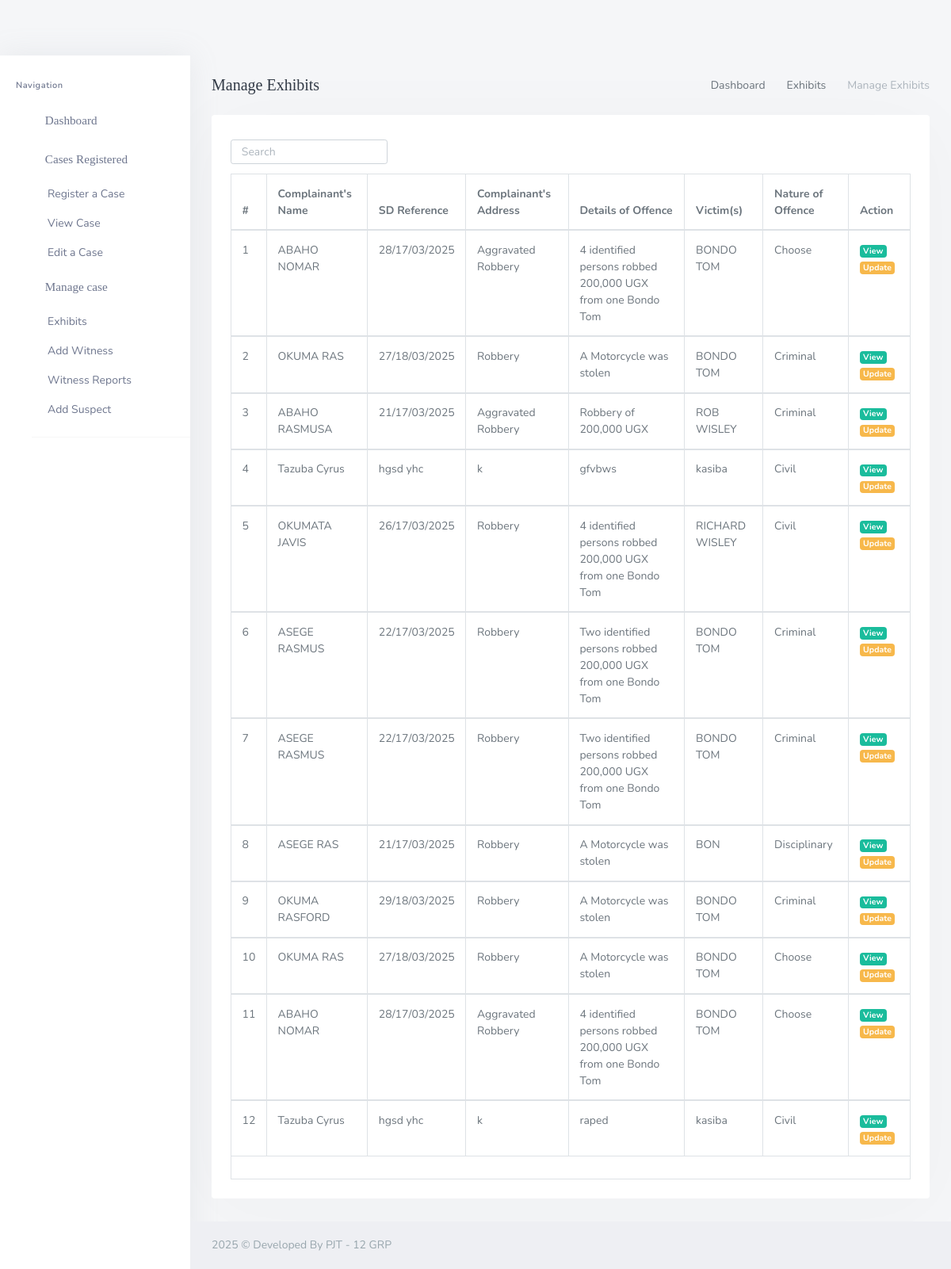
The page /backend/staff/his_staff_manage_xbt.php on the database its author committed.
### tables this page shows
CREATE TABLE `his_exhibit` (
  `xbt_id` int(200) NOT NULL,
  `xbt_compt_name` varchar(200) DEFAULT NULL,
  `xbt_victim` varchar(200) DEFAULT NULL,
  `xbt_sd_ref` varchar(200) DEFAULT NULL,
  `xbt_number` varchar(200) DEFAULT NULL,
  `xbt_compt_addr` varchar(200) DEFAULT NULL,
  `xbt_compt_type` varchar(200) DEFAULT NULL,
  `xbt_date` timestamp(4) NOT NULL DEFAULT current_timestamp(4) ON UPDATE current_timestamp(4),
  `xbt_offence_details` varchar(200) DEFAULT NULL,
  `xbt_desc` longtext DEFAULT NULL
);

### backend/staff/his_staff_manage_xbt.php (the view, shortened to what this page needs)
<?php
  include('assets/inc/config.php');
?>
<!DOCTYPE html>
<html lang="en">
<?php include('assets/inc/head.php');?>
    <body>
        <div id="wrapper">
                <?php include("assets/inc/sidebar.php");?>
            <div class="content-page">
                <div class="content">
                    <div class="container-fluid">
                        <div class="row">
                            <div class="col-12">
                                <div class="page-title-box">
                                    <div class="page-title-right">
                                        <ol class="breadcrumb m-0">
                                            <li class="breadcrumb-item"><a href="javascript: void(0);">Dashboard</a></li>
                                            <li class="breadcrumb-item"><a href="javascript: void(0);">Exhibits</a></li>
                                            <li class="breadcrumb-item active">Manage Exhibits</li>
                                        </ol>
                                    </div>
                                    <h4 class="page-title">Manage Exhibits</h4>
                                </div>
                            </div>
                        </div>
                        <div class="row">
                            <div class="col-12">
                                <div class="card-box">
                                    <div class="mb-2">
                                        <div class="row">
                                            <div class="col-12 text-sm-center form-inline" >
                                                <div class="form-group">
                                                    <input id="demo-foo-search" type="text" placeholder="Search" class="form-control form-control-sm" autocomplete="on">
                                                </div>
                                            </div>
                                        </div>
                                    </div>
                                    <div class="table-responsive">
                                        <table id="demo-foo-filtering" class="table table-bordered toggle-circle mb-0" data-page-size="7">
                                            <thead>
                                            <tr>
                                                <th>#</th>
                                                <th data-toggle="true">Complainant's Name</th>
                                                <th data-hide="phone">SD Reference</th>
                                                <th data-hide="phone">Complainant's Address</th>
                                                <th data-hide="phone">Details of Offence</th>
                                                <th data-hide="phone">Victim(s)</th>
                                                <th data-hide="phone">Nature of Offence</th>
                                                <th data-hide="phone">Action</th>
                                            </tr>
                                            </thead>
                                            <?php
                                                $ret="SELECT * FROM  his_exhibit ORDER BY RAND() ";
                                                $stmt= $mysqli->prepare($ret) ;
                                                $stmt->execute() ;
                                                $res=$stmt->get_result();
                                                $cnt=1;
                                                while($row=$res->fetch_object())
                                                {
                                            ?>
                                                <tbody>
                                                <tr>
                                                    <td><?php echo $cnt;?></td>
                                                    <td><?php echo $row->xbt_compt_name;?></td>
                                                    <td><?php echo $row->xbt_sd_ref;?></td>
                                                    <td><?php echo $row->xbt_compt_addr;?></td>
                                                    <td><?php echo $row->xbt_offence_details;?></td>
                                                    <td><?php echo $row->xbt_victim;?> </td>
                                                    <td><?php echo $row->xbt_compt_type;?></td>
                                                    <td>
                                                        <a href="his_staff_view_single_xbt.php?xbt_number=<?php echo $row->xbt_number;?>&&pres_id=<?php echo $row->pres_id;?>" class="badge badge-success"><i class="fas fa-eye"></i> View</a>
                                                        <a href="his_staff_upate_single_xbt.php?xbt_number=<?php echo $row->xbt_number;?>" class="badge badge-warning"><i class="fas fa-eye-dropper "></i> Update</a>
                                                    </td>
                                                </tr>
                                                </tbody>
                                            <?php  $cnt = $cnt +1 ; }?>
                                            <tfoot>
                                            <tr class="active">
                                                <td colspan="8">
                                                </td>
                                            </tr>
                                            </tfoot>
                                        </table>
                                    </div>
                                </div>
                            </div>
                        </div>
                    </div>
                </div>
                 <?php include('assets/inc/footer.php');?>
            </div>
        </div>
    </body>
</html>

### backend/staff/assets/inc/head.php (shortened to what this page needs)
<head>
        <link href="assets/libs/flatpickr/flatpickr.min.css" rel="stylesheet" type="text/css" />
        <link href="assets/css/bootstrap.min.css" rel="stylesheet" type="text/css" />
        <link href="assets/css/icons.min.css" rel="stylesheet" type="text/css" />
        <link href="assets/css/app.min.css" rel="stylesheet" type="text/css" />
         <link href="assets/libs/ladda/ladda-themeless.min.css" rel="stylesheet" type="text/css" />
        <link href="assets/libs/footable/footable.core.min.css" rel="stylesheet" type="text/css" />
       <link href="assets\inc\menucss.css" rel="stylesheet">
</head>

### backend/staff/assets/inc/sidebar.php (shortened to what this page needs)
<div class="left-side-menu">
                <div class="slimscroll-menu">
                    <div id="sidebar-menu">
                        <ul class="metismenu" id="side-menu">
                            <li class="menu-title">Navigation</li>
                            <li>
                                <a href="his_staff_dashboard.php">
                                    <span> Dashboard </span>
                                </a>
                            </li>
                            <li>
                                <a href="javascript: void(0);">
                                    <span>Cases Registered</span>
                                    <span class="menu-arrow"></span>
                                </a>
                                <ul class="nav-second-level" aria-expanded="false">
                                    <li>
                                        <a href="his_staff_register_case.php">Register a Case</a>
                                    </li>
                                    <li>
                                        <a href="his_staff_view_cases.php">View Case</a>
                                    </li>
                                    <li>
                                        <a href="his_staff_manage_case.php">Edit a Case </a>
                                    </li>
                                </ul>
                            </li>
                            <li>
                                <a href="javascript: void(0);">
                                    <span> Manage case </span>
                                    <span class="menu-arrow"></span>
                                </a>
                                <ul class="nav-second-level" aria-expanded="false">
                                <li>
                                        <a href="his_staff_add_xbt.php"> Exhibits</a>
                                    </li>
                                    <li>
                                        <a href="his_staff_witness.php"> Add Witness
                                        </a>
                                    </li>
                                    <li>
                                        <a href="his_staff_witness_report.php"> Witness Reports</a>
                                    </li>
                                    <li>
                                        <a href="his_staff_add_suspect.php">Add Suspect</a>
                                    </li>
                                    <hr>
                                </ul>
                            </li>
                        </ul>
                    </div>
                </div>
            </div>

### backend/staff/assets/inc/footer.php (shortened to what this page needs)
<footer class="footer">
    <div class="container-fluid">
        <div class="row">
            <div class="col-md-12">
            <?php echo date ('Y');?> &copy; Developed By PJT - 12 GRP</a>
            </div>
        </div>
    </div>
</footer>

### rows shown on the page
his_exhibit: xbt_compt_name "ABAHO NOMAR", xbt_sd_ref "28/17/03/2025", xbt_compt_addr "Aggravated Robbery", xbt_offence_details "4 identified persons robbed 200,000 UGX from one Bondo Tom", xbt_victim "BONDO TOM", xbt_compt_type "Choose"
his_exhibit: xbt_compt_name "OKUMA RAS", xbt_sd_ref "27/18/03/2025", xbt_compt_addr "Robbery", xbt_offence_details "A Motorcycle was stolen", xbt_victim "BONDO TOM", xbt_compt_type "Criminal"
his_exhibit: xbt_compt_name "ABAHO RASMUSA", xbt_sd_ref "21/17/03/2025", xbt_compt_addr "Aggravated Robbery", xbt_offence_details "Robbery of 200,000 UGX", xbt_victim "ROB WISLEY", xbt_compt_type "Criminal"
his_exhibit: xbt_compt_name "Tazuba Cyrus", xbt_sd_ref "hgsd yhc", xbt_compt_addr "k", xbt_offence_details "gfvbws", xbt_victim "kasiba", xbt_compt_type "Civil"
his_exhibit: xbt_compt_name "OKUMATA JAVIS", xbt_sd_ref "26/17/03/2025", xbt_compt_addr "Robbery", xbt_offence_details "4 identified persons robbed 200,000 UGX from one Bondo Tom", xbt_victim "RICHARD WISLEY", xbt_compt_type "Civil"
his_exhibit: xbt_compt_name "ASEGE RASMUS", xbt_sd_ref "22/17/03/2025", xbt_compt_addr "Robbery", xbt_offence_details "Two identified persons robbed 200,000 UGX from one Bondo Tom", xbt_victim "BONDO TOM", xbt_compt_type "Criminal"
his_exhibit: xbt_compt_name "ASEGE RASMUS", xbt_sd_ref "22/17/03/2025", xbt_compt_addr "Robbery", xbt_offence_details "Two identified persons robbed 200,000 UGX from one Bondo Tom", xbt_victim "BONDO TOM", xbt_compt_type "Criminal"
his_exhibit: xbt_compt_name "ASEGE RAS", xbt_sd_ref "21/17/03/2025", xbt_compt_addr "Robbery", xbt_offence_details "A Motorcycle was stolen", xbt_victim "BON", xbt_compt_type "Disciplinary"
his_exhibit: xbt_compt_name "OKUMA RASFORD", xbt_sd_ref "29/18/03/2025", xbt_compt_addr "Robbery", xbt_offence_details "A Motorcycle was stolen", xbt_victim "BONDO TOM", xbt_compt_type "Criminal"
his_exhibit: xbt_compt_name "OKUMA RAS", xbt_sd_ref "27/18/03/2025", xbt_compt_addr "Robbery", xbt_offence_details "A Motorcycle was stolen", xbt_victim "BONDO TOM", xbt_compt_type "Choose"
his_exhibit: xbt_compt_name "ABAHO NOMAR", xbt_sd_ref "28/17/03/2025", xbt_compt_addr "Aggravated Robbery", xbt_offence_details "4 identified persons robbed 200,000 UGX from one Bondo Tom", xbt_victim "BONDO TOM", xbt_compt_type "Choose"
his_exhibit: xbt_compt_name "Tazuba Cyrus", xbt_sd_ref "hgsd yhc", xbt_compt_addr "k", xbt_offence_details "raped", xbt_victim "kasiba", xbt_compt_type "Civil"

### other values the page prints
date ('Y') "2025"
